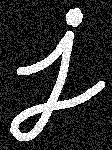
#> input picture opencv_project/opening.png, 112 x 150 px
$ python opening_closing.py
#> lines starting #> are read from the running program, lines starting #| are printed output that depends on the picture; pictures that were not available may be replaced by others from this repository, and a replacement may not be noted
import cv2

open_img_gray = cv2.imread('opening.png', cv2.IMREAD_GRAYSCALE)
#> open_img_gray is the input picture: shape (150, 112); min 0, max 255, mean 53.8
close_img_gray = cv2.imread('closing.png', cv2.IMREAD_GRAYSCALE)
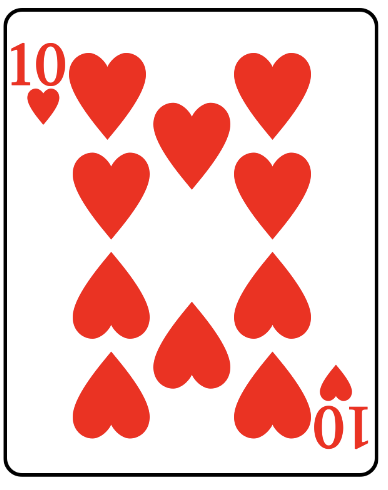
#> input picture opencv_project/card.png, 388 x 490 px, given in place of closing.png, which was not available
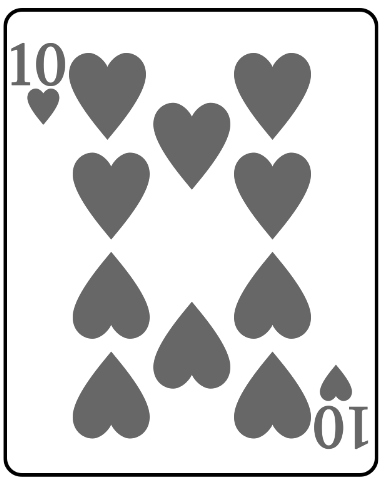
#> close_img_gray: shape (490, 388); min 0, max 255, mean 209.4

# opening
kernel = cv2.getStructuringElement(cv2.MORPH_RECT, (3, 3))
open = cv2.morphologyEx(open_img_gray.copy(), cv2.MORPH_OPEN, kernel)
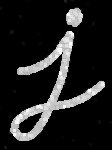
#> open: shape (150, 112); min 0, max 255, mean 31.9

# closing
kernel = cv2.getStructuringElement(cv2.MORPH_RECT, (11, 11))
close = cv2.morphologyEx(close_img_gray.copy(), cv2.MORPH_CLOSE, kernel)
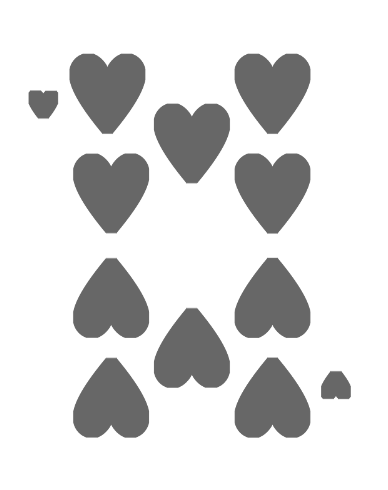
#> close: shape (490, 388); min 103, max 255, mean 219.4

result1 = cv2.hconcat([open_img_gray, open])
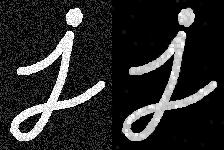
#> result1: shape (150, 224); min 0, max 255, mean 42.8
result2 = cv2.hconcat([close_img_gray, close])
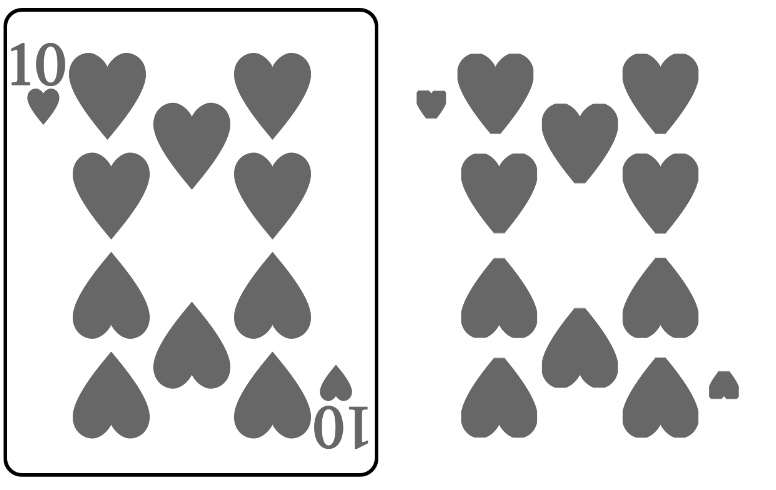
#> result2: shape (490, 776); min 0, max 255, mean 214.4

cv2.imshow("opening", result1)
cv2.imshow("closing", result2)
cv2.waitKey(0)
cv2.destroyAllWindows()
